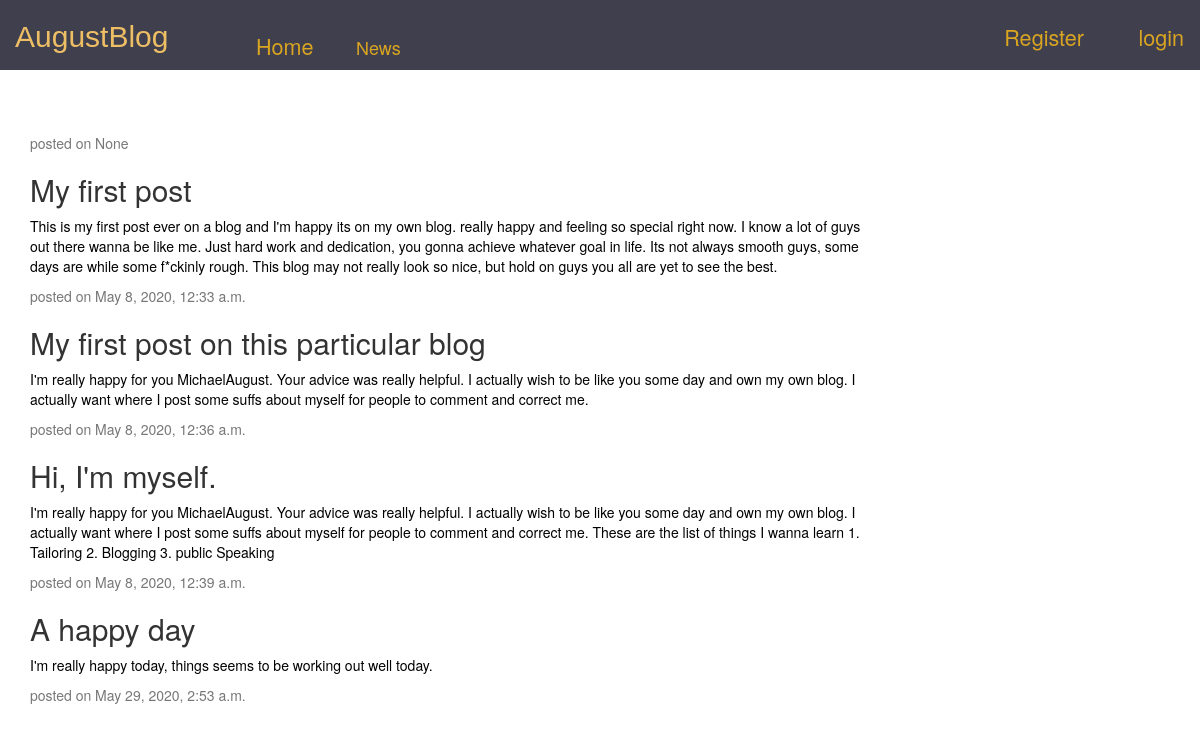
/details, run on the app's committed database.
### accounts/models.py (models this page shows)
class Entry(models.Model):
    post_title = models.CharField(max_length=50)
    post_body = models.TextField()
    post_date = models.DateTimeField(auto_now_add=True)
    class Meta:
        verbose_name_plural = 'Entries'

### accounts/views.py (the view)
# urls.py: path('details', views.ldetail, name='ldetail')
def ldetail(request):
    details = Entry.objects.all()
    context = {
        'detail': details
    }
    return render(request, 'detail.html', context)

### Templates/detail.html (shortened to what this page needs)
{% extends 'base.html' %}
{% block content %}
<div class="container">
    <div class="row">
        <div class="col-xs-9">
            {% for details in detail %}
            <div class="card mb-4 mt-4">
                <div class="card-body">
                    <h2 class="card-title">{{ details.post_title}}</h2>
                    <p class="card-text" style="color:black">{{ details.post_body }}</p>
                </div>
                <div class="card-footer text-muted">
                    posted on {{ details.post_date }}
                </div>
            </div>
            {% endfor %}
        </div>
    </div>
{% endblock %}

### Templates/base.html (shortened to what this page needs)
{% load static %}
<html lang="en">
<head>
    <link rel="stylesheet" href="{% static 'bootstrap/bootstrap.min.css' %}">
    <link rel="stylesheet" href="{% static 'miniblog.css' %}">
    {% include 'navbar.html' %}
</head>
<body>
{% block content %} {% endblock %}
</body>
</html>

### Templates/navbar.html
<div class="container-fluid begin" style="height: 70;">
    <div class="row">
        <div class="begin">
            <div class="col-xs-2">
                <a href="#"><h2 class="logo">AugustBlog</h2></a>
            </div>
            <div class="col-xs-10">
                <nav class="navbar navbar-expand-lg navbar-dark bg-dark fixed-top">
                    <ul class="">
                        <li class="list-item" id="home">
                            <a href="{% url 'home' %}" active class="link">Home</a>
                        </li>
                        <li class="list-item">
                            <a href="#" class="link" id="news">News</a>
                        </li>
                        {% if user.is_authenticated %}
                        <li class="list-item" id="name" style="color: white; margin-right: 200px;">Hello, {{ user.first_name }}</li>
                        <li class="list-item" id="logout">
                            <a href="{% url 'logout' %}" class="link">Log out</a>
                        </li>
                        <li class="list-item" id="post" style="float: right;
                                        clear: both;
                                        margin-top: -70px;
                                        margin-right: 350px;">
                            <a href="{% url 'post' %}" class="link">post Now</a>
                        </li>
                        {% else %}
                        <li class="list-item" id="register">
                            <a href="{% url 'register' %}" class="link">Register</a>
                        </li>
                        <li class="list-item" id="login">
                            <a href="{% url 'login' %}" class="link">login</a>
                        </li>
                        {% endif %}
                    </ul>
                </nav>
            </div>    </div>
    </div>
    </div>

### static/miniblog.css (style rules this page uses)
.logo { color: rgb(238, 190, 101); font-family: 'Trebuchet MS', 'Lucida Sans Unicode', 'Lucida Grande', 'Lucida Sans', Arial, sans-serif; }
.link { text-decoration:none; color: goldenrod; font-size: larger; }
.list-item { list-style-type:none; margin-top: 30px; float: left; clear: both; }
#home { list-style-type:none; margin-top: 30px; float: left; clear: both; font-size: large; }
#news { list-style-type:none; float: left; clear: both; margin-left: 100px; margin-top: -57px; font-size: large; }
#register { float: right; clear: both; margin-top: -70px; margin-right: 100px; font-size: large; }
#login { float: right; clear: both; margin-top: -70px; font-size: large; }
.begin { background: rgb(63, 63, 78); }
p { color: whitesmoke; }

### data on the page
Entry: post_date "None"
Entry: post_title "My first post", post_body "This is my first post ever on a blog and I'm happy its on my own blog. really happy and feeling so special right now. I know a lot of guys out there wanna be like me. Just hard work and dedication, you gonna achieve whatever goal in life. Its not always smooth guys, some days are while some f*ckinly rough. This blog may not really look so nice, but hold on guys you all are yet to see the best.", post_date "May 8, 2020, 12:33 a.m."
Entry: post_title "My first post on this particular blog", post_body "I'm really happy for you MichaelAugust. Your advice was really helpful. I actually wish to be like you some day and own my own blog. I actually want where I post some suffs about myself for people to comment and correct me.", post_date "May 8, 2020, 12:36 a.m."
Entry: post_title "Hi, I'm myself.", post_body "I'm really happy for you MichaelAugust. Your advice was really helpful. I actually wish to be like you some day and own my own blog. I actually want where I post some suffs about myself for people to comment and correct me. These are the list of things I wanna learn 1. Tailoring 2. Blogging 3. public Speaking", post_date "May 8, 2020, 12:39 a.m."
Entry: post_title "A happy day", post_body "I'm really happy today, things seems to be working out well today.", post_date "May 29, 2020, 2:53 a.m."
